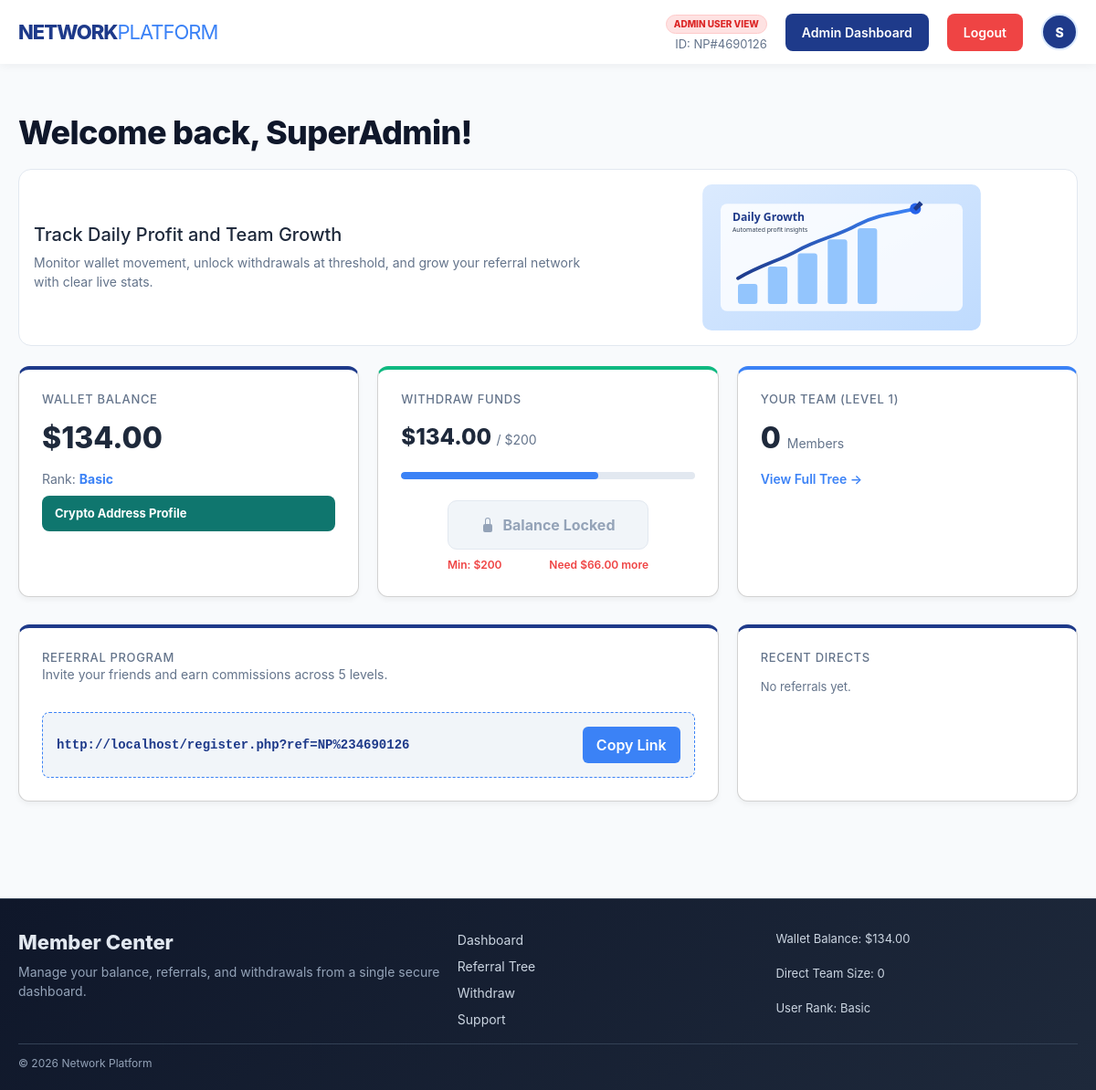
Page /dashboard.php (signed in) on the committed database.
### tables this page shows
CREATE TABLE `users` (
  `id` int(11) NOT NULL,
  `username` varchar(50) NOT NULL,
  `password` varchar(255) NOT NULL,
  `email` varchar(100) NOT NULL,
  `referrer_id` int(11) DEFAULT NULL,
  `wallet_balance` decimal(15,2) DEFAULT 0.00,
  `investment_amount` decimal(15,2) DEFAULT 0.00,
  `user_rank` enum('Basic','Silver','Gold','Diamond') DEFAULT 'Basic',
  `created_at` timestamp NOT NULL DEFAULT current_timestamp(),
  `last_withdrawal_date` timestamp NULL DEFAULT NULL,
  `role` varchar(10) DEFAULT 'user',
  `status` enum('active','banned') DEFAULT 'active',
  `user_code` varchar(20) DEFAULT NULL
);

### dashboard.php (the view, shortened to what this page needs)
<?php
include 'db.php';
$user_id = $_SESSION['user_id'];
$stmt = $pdo->prepare("SELECT * FROM users WHERE id = ?");
$stmt->execute([$user_id]);
$user = $stmt->fetch();
$avatar_initial = strtoupper(substr((string)($user['username'] ?? 'U'), 0, 1));
$stmt_ref = $pdo->prepare("SELECT username, investment_amount FROM users WHERE referrer_id = ?");
$stmt_ref->execute([$user_id]);
$my_referrals = $stmt_ref->fetchAll();
$scheme = (!empty($_SERVER['HTTPS']) && $_SERVER['HTTPS'] !== 'off') ? 'https' : 'http';
$host = $_SERVER['HTTP_HOST'] ?? 'localhost';
$base_path = rtrim(str_replace('\\', '/', dirname($_SERVER['SCRIPT_NAME'] ?? '/')), '/');
$referral_link = $scheme . '://' . $host . $base_path . '/register.php?ref=' . rawurlencode((string)$user['user_code']);
?>
<!DOCTYPE html>
<html lang="en">
<head>
    <link href="https://cdn.jsdelivr.net/npm/bootstrap@5.3.3/dist/css/bootstrap.min.css" rel="stylesheet">
    <link rel="stylesheet" href="responsive.css">
</head>
<body class="user-dashboard">
<header class="main-header">
    <div class="nav-container">
        <a href="index.php" class="logo">NETWORK<span>PLATFORM</span></a>
        <div class="nav-right">
            <div class="user-info">
                <span class="role-badge <?php echo (isset($_SESSION['role']) && $_SESSION['role'] === 'admin') ? 'admin-bg' : 'user-bg'; ?>">
                    <?php echo (isset($_SESSION['role']) && $_SESSION['role'] === 'admin') ? 'ADMIN USER VIEW' : 'USER MODE'; ?>
                </span>
                <span class="user-email">ID: <?php echo htmlspecialchars($user['user_code']); ?></span>
            </div>
            <?php if (isset($_SESSION['role']) && $_SESSION['role'] === 'admin'): ?>
                <a href="admin_dashboard.php" class="logout-btn" style="background:#1e3a8a;">Admin Dashboard</a>
            <?php endif; ?>
            <a href="logout.php" class="logout-btn">Logout</a>
            <details class="profile-menu">
                <summary class="profile-trigger"><?php echo htmlspecialchars($avatar_initial); ?></summary>
            </details>
        </div>
    </div>
</header>
<div class="container">
    <h1 class="page-title">Welcome back, <?php echo htmlspecialchars($user['username']); ?>!</h1>
    <div class="theme-banner">
        <div class="theme-banner-text">
            <h3>Track Daily Profit and Team Growth</h3>
            <p>Monitor wallet movement, unlock withdrawals at threshold, and grow your referral network with clear live stats.</p>
        </div>
        <div class="theme-banner-image">
            <img src="assets/invest-growth.svg" alt="Dashboard growth visual">
        </div>
    </div>
    <div class="stats-grid">
        <div class="card">
            <h3>Wallet Balance</h3>
            <div class="balance">$<?php echo number_format($user['wallet_balance'], 2); ?></div>
            <p style="margin: 0; font-size: 14px; color: var(--text-light);">
                Rank: <strong style="color: var(--secondary);"><?php echo $user['user_rank']; ?></strong>
            </p>
            <a href="crypto_profile.php" style="display:inline-block; margin-top:8px; text-decoration:none; background:#0f766e; color:white; padding:10px 14px; border-radius:8px; font-weight:700; font-size:13px;">
                Crypto Address Profile
            </a>
        </div>
        <a href="withdraw.php" class="withdraw-card-link">
       <div class="card" style="border-top-color: var(--success);">
    <h3>Withdraw Funds</h3>
    <?php
        $threshold = 200;
        $current_balance = $user['wallet_balance'];
        $percentage = ($current_balance / $threshold) * 100;
    ?>
    <div class="balance" style="font-size: 24px; margin: 15px 0 5px 0;">
        $<?php echo number_format($current_balance, 2); ?>
        <span style="font-size: 14px; color: var(--text-light); font-weight: normal;">/ $<?php echo $threshold; ?></span>
    </div>
    <div class="progress-container">
        <div class="progress-fill" style="width: <?php echo $percentage; ?>%;"></div>
    </div>
    <div class="withdraw-status-container">
        <?php if ($current_balance >= $threshold): ?>
            <span class="btn-withdraw btn-active">
                <svg xmlns="http://www.w3.org/2000/svg" width="18" height="18" fill="currentColor" viewBox="0 0 16 16">
                    <path d="M11 11.5a.5.5 0 0 1 .5-.5h2a.5.5 0 0 1 .5.5v2a.5.5 0 0 1-1 0v-1.071l-2.646 2.647a.5.5 0 0 1-.708-.708L12.293 12h-1.071a.5.5 0 0 1-.5-.5z"/>
                    <path d="M1 14s-1 0-1-1 1-4 6-4 6 3 6 4-1 1-1 1H1zm5-6a3 3 0 1 0 0-6 3 3 0 0 0 0 6z"/>
                </svg>
                Withdraw Funds
            </span>
        <?php else: ?>
            <button class="btn-withdraw btn-locked" disabled>
                <svg xmlns="http://www.w3.org/2000/svg" width="16" height="16" fill="currentColor" viewBox="0 0 16 16">
                    <path d="M8 1a2 2 0 0 1 2 2v4H6V3a2 2 0 0 1 2-2zm3 6V3a3 3 0 0 0-6 0v4a2 2 0 0 0-2 2v5a2 2 0 0 0 2 2h6a2 2 0 0 0 2-2V9a2 2 0 0 0-2-2z"/>
                </svg>
                Balance Locked
            </button>
            <div class="needed-text">
                <span>Min: $<?php echo $threshold; ?></span>
                <span>Need $<?php echo number_format($threshold - $current_balance, 2); ?> more</span>
            </div>
        <?php endif; ?>
    </div>
</div>
        </a>
        <div class="card" style="border-top-color: var(--secondary);">
            <h3>Your Team (Level 1)</h3>
            <div class="balance"><?php echo count($my_referrals); ?> <span style="font-size: 14px; font-weight: normal; color: var(--text-light);">Members</span></div>
            <a href="referrals.php" style="color: var(--secondary); font-size: 14px; font-weight: 600; text-decoration: none;">View Full Tree →</a>
        </div>
    </div>
    <div class="stats-grid">
        <div class="card" style="grid-column: span 2;">
            <h3>Referral Program</h3>
            <p style="color: var(--text-light); font-size: 14px;">Invite your friends and earn commissions across 5 levels.</p>
            <div class="ref-box">
                <code><?php echo $referral_link; ?></code>
                <button class="copy-btn" onclick="copyLink('<?php echo $referral_link; ?>')">Copy Link</button>
            </div>
        </div>
        <div class="card">
            <h3>Recent Directs</h3>
            <div class="ref-list">
                <?php if (empty($my_referrals)): ?>
                    <p style="color: var(--text-light); font-size: 13px; margin-top: 15px;">No referrals yet.</p>
                <?php endif; ?>
            </div>
        </div>
    </div>
</div>
<footer class="site-footer">
    <div class="site-footer-inner">
        <div class="site-footer-grid">
            <div>
                <h3 class="site-footer-title">Member Center</h3>
                <p class="site-footer-text">Manage your balance, referrals, and withdrawals from a single secure dashboard.</p>
            </div>
            <div class="site-footer-links">
                <a href="dashboard.php">Dashboard</a>
                <a href="referrals.php">Referral Tree</a>
                <a href="withdraw.php">Withdraw</a>
                <a href="contact.php">Support</a>
            </div>
            <div class="site-footer-metrics">
                <div>Wallet Balance: $<?php echo number_format((float)$user['wallet_balance'], 2); ?></div>
                <div>Direct Team Size: <?php echo count($my_referrals); ?></div>
                <div>User Rank: <?php echo htmlspecialchars((string)$user['user_rank']); ?></div>
            </div>
        </div>
        <div class="site-footer-copy">&copy; <?php echo date('Y'); ?> Network Platform</div>
    </div>
</footer>
</body>
</html>

### responsive.css (style rules this page uses)
*, *::before, *::after { box-sizing: border-box; }
img, video, canvas, svg { max-width: 100%; height: auto; }
html, body { overflow-x: hidden; }
.landing-page .landing-header, .user-dashboard .main-header, .admin-dashboard .main-header, .admin-withdrawals .header { position: fixed !important; top: 0; left: 0; right: 0; z-index: 1200; }
.user-dashboard, .admin-dashboard, .admin-withdrawals { padding-top: 84px; }
.page-title { margin: 0 0 18px; line-height: 1.2; letter-spacing: -0.02em; font-weight: 800; }
.user-dashboard .page-title { color: #0f172a; font-size: clamp(28px, 3vw, 38px); }
.theme-banner { margin: 14px 0 22px; background: #ffffff; border: 1px solid #e2e8f0; border-radius: 14px; display: grid; grid-template-columns: 1.3fr 1fr; gap: 14px; padding: 16px; align-items: center; }
.theme-banner-text h3 { margin: 0 0 8px; font-size: 20px; }
.theme-banner-text p { margin: 0; color: #64748b; font-size: 14px; }
.theme-banner-image img { width: 100%; max-height: 160px; object-fit: contain; }
.site-footer { margin-top: 36px; background: linear-gradient(135deg, #0f172a 0%, #1e293b 100%); color: #e2e8f0; border-top: 1px solid #334155; }
.site-footer-inner { max-width: 1200px; margin: 0 auto; padding: 34px 20px 20px; }
.site-footer-grid { display: grid; grid-template-columns: 1.4fr 1fr 1fr; gap: 18px; }
.site-footer-title { margin: 0 0 8px; font-size: 22px; font-weight: 800; }
.site-footer-text { margin: 0; color: #94a3b8; font-size: 14px; }
.site-footer-links { display: grid; gap: 8px; }
.site-footer-links a { color: #cbd5e1; text-decoration: none; font-size: 14px; }
.site-footer-metrics { display: grid; gap: 6px; font-size: 13px; color: #cbd5e1; }
.site-footer-copy { border-top: 1px solid #334155; margin-top: 16px; padding-top: 12px; color: #94a3b8; font-size: 12px; }

### rows in the picture
users: user_code "NP#4690126", username "S", username "SuperAdmin", wallet_balance "134.00", user_rank "Basic", $threshold-$current_balance "66.00", user_code "http://localhost/register.php?ref=NP%234690126"

### other values in the picture
$threshold "200"
count($my_referrals) "0"
